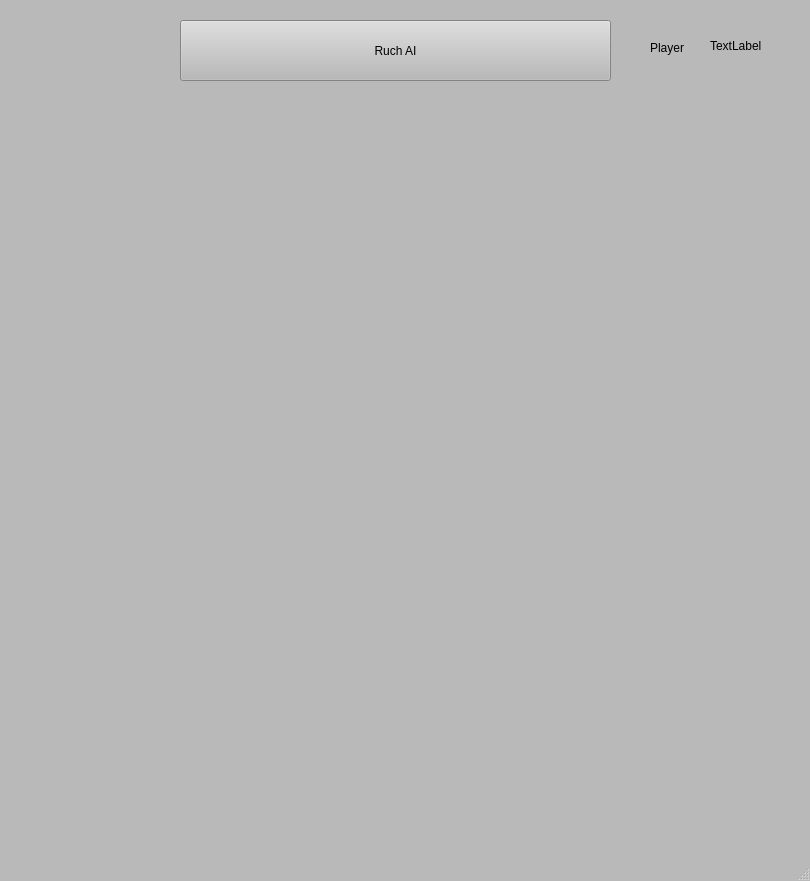
<?xml version="1.0" encoding="UTF-8"?>
<ui version="4.0">
 <class>MainWindow</class>
 <widget class="QMainWindow" name="MainWindow">
  <property name="geometry">
   <rect>
    <x>0</x>
    <y>0</y>
    <width>810</width>
    <height>881</height>
   </rect>
  </property>
  <property name="palette">
   <palette>
    <active>
     <colorrole role="WindowText">
      <brush brushstyle="SolidPattern">
       <color alpha="255">
        <red>0</red>
        <green>0</green>
        <blue>0</blue>
       </color>
      </brush>
     </colorrole>
     <colorrole role="Button">
      <brush brushstyle="SolidPattern">
       <color alpha="255">
        <red>185</red>
        <green>185</green>
        <blue>185</blue>
       </color>
      </brush>
     </colorrole>
     <colorrole role="Light">
      <brush brushstyle="SolidPattern">
       <color alpha="255">
        <red>255</red>
        <green>255</green>
        <blue>255</blue>
       </color>
      </brush>
     </colorrole>
     <colorrole role="Midlight">
      <brush brushstyle="SolidPattern">
       <color alpha="255">
        <red>220</red>
        <green>220</green>
        <blue>220</blue>
       </color>
      </brush>
     </colorrole>
     <colorrole role="Dark">
      <brush brushstyle="SolidPattern">
       <color alpha="255">
        <red>92</red>
        <green>92</green>
        <blue>92</blue>
       </color>
      </brush>
     </colorrole>
     <colorrole role="Mid">
      <brush brushstyle="SolidPattern">
       <color alpha="255">
        <red>123</red>
        <green>123</green>
        <blue>123</blue>
       </color>
      </brush>
     </colorrole>
     <colorrole role="Text">
      <brush brushstyle="SolidPattern">
       <color alpha="255">
        <red>0</red>
        <green>0</green>
        <blue>0</blue>
       </color>
      </brush>
     </colorrole>
     <colorrole role="BrightText">
      <brush brushstyle="SolidPattern">
       <color alpha="255">
        <red>255</red>
        <green>255</green>
        <blue>255</blue>
       </color>
      </brush>
     </colorrole>
     <colorrole role="ButtonText">
      <brush brushstyle="SolidPattern">
       <color alpha="255">
        <red>0</red>
        <green>0</green>
        <blue>0</blue>
       </color>
      </brush>
     </colorrole>
     <colorrole role="Base">
      <brush brushstyle="SolidPattern">
       <color alpha="255">
        <red>255</red>
        <green>255</green>
        <blue>255</blue>
       </color>
      </brush>
     </colorrole>
     <colorrole role="Window">
      <brush brushstyle="SolidPattern">
       <color alpha="255">
        <red>185</red>
        <green>185</green>
        <blue>185</blue>
       </color>
      </brush>
     </colorrole>
     <colorrole role="Shadow">
      <brush brushstyle="SolidPattern">
       <color alpha="255">
        <red>0</red>
        <green>0</green>
        <blue>0</blue>
       </color>
      </brush>
     </colorrole>
     <colorrole role="AlternateBase">
      <brush brushstyle="SolidPattern">
       <color alpha="255">
        <red>220</red>
        <green>220</green>
        <blue>220</blue>
       </color>
      </brush>
     </colorrole>
     <colorrole role="ToolTipBase">
      <brush brushstyle="SolidPattern">
       <color alpha="255">
        <red>255</red>
        <green>255</green>
        <blue>220</blue>
       </color>
      </brush>
     </colorrole>
     <colorrole role="ToolTipText">
      <brush brushstyle="SolidPattern">
       <color alpha="255">
        <red>0</red>
        <green>0</green>
        <blue>0</blue>
       </color>
      </brush>
     </colorrole>
     <colorrole role="PlaceholderText">
      <brush brushstyle="SolidPattern">
       <color alpha="128">
        <red>0</red>
        <green>0</green>
        <blue>0</blue>
       </color>
      </brush>
     </colorrole>
    </active>
    <inactive>
     <colorrole role="WindowText">
      <brush brushstyle="SolidPattern">
       <color alpha="255">
        <red>0</red>
        <green>0</green>
        <blue>0</blue>
       </color>
      </brush>
     </colorrole>
     <colorrole role="Button">
      <brush brushstyle="SolidPattern">
       <color alpha="255">
        <red>185</red>
        <green>185</green>
        <blue>185</blue>
       </color>
      </brush>
     </colorrole>
     <colorrole role="Light">
      <brush brushstyle="SolidPattern">
       <color alpha="255">
        <red>255</red>
        <green>255</green>
        <blue>255</blue>
       </color>
      </brush>
     </colorrole>
     <colorrole role="Midlight">
      <brush brushstyle="SolidPattern">
       <color alpha="255">
        <red>220</red>
        <green>220</green>
        <blue>220</blue>
       </color>
      </brush>
     </colorrole>
     <colorrole role="Dark">
      <brush brushstyle="SolidPattern">
       <color alpha="255">
        <red>92</red>
        <green>92</green>
        <blue>92</blue>
       </color>
      </brush>
     </colorrole>
     <colorrole role="Mid">
      <brush brushstyle="SolidPattern">
       <color alpha="255">
        <red>123</red>
        <green>123</green>
        <blue>123</blue>
       </color>
      </brush>
     </colorrole>
     <colorrole role="Text">
      <brush brushstyle="SolidPattern">
       <color alpha="255">
        <red>0</red>
        <green>0</green>
        <blue>0</blue>
       </color>
      </brush>
     </colorrole>
     <colorrole role="BrightText">
      <brush brushstyle="SolidPattern">
       <color alpha="255">
        <red>255</red>
        <green>255</green>
        <blue>255</blue>
       </color>
      </brush>
     </colorrole>
     <colorrole role="ButtonText">
      <brush brushstyle="SolidPattern">
       <color alpha="255">
        <red>0</red>
        <green>0</green>
        <blue>0</blue>
       </color>
      </brush>
     </colorrole>
     <colorrole role="Base">
      <brush brushstyle="SolidPattern">
       <color alpha="255">
        <red>255</red>
        <green>255</green>
        <blue>255</blue>
       </color>
      </brush>
     </colorrole>
     <colorrole role="Window">
      <brush brushstyle="SolidPattern">
       <color alpha="255">
        <red>185</red>
        <green>185</green>
        <blue>185</blue>
       </color>
      </brush>
     </colorrole>
     <colorrole role="Shadow">
      <brush brushstyle="SolidPattern">
       <color alpha="255">
        <red>0</red>
        <green>0</green>
        <blue>0</blue>
       </color>
      </brush>
     </colorrole>
     <colorrole role="AlternateBase">
      <brush brushstyle="SolidPattern">
       <color alpha="255">
        <red>220</red>
        <green>220</green>
        <blue>220</blue>
       </color>
      </brush>
     </colorrole>
     <colorrole role="ToolTipBase">
      <brush brushstyle="SolidPattern">
       <color alpha="255">
        <red>255</red>
        <green>255</green>
        <blue>220</blue>
       </color>
      </brush>
     </colorrole>
     <colorrole role="ToolTipText">
      <brush brushstyle="SolidPattern">
       <color alpha="255">
        <red>0</red>
        <green>0</green>
        <blue>0</blue>
       </color>
      </brush>
     </colorrole>
     <colorrole role="PlaceholderText">
      <brush brushstyle="SolidPattern">
       <color alpha="128">
        <red>0</red>
        <green>0</green>
        <blue>0</blue>
       </color>
      </brush>
     </colorrole>
    </inactive>
    <disabled>
     <colorrole role="WindowText">
      <brush brushstyle="SolidPattern">
       <color alpha="255">
        <red>92</red>
        <green>92</green>
        <blue>92</blue>
       </color>
      </brush>
     </colorrole>
     <colorrole role="Button">
      <brush brushstyle="SolidPattern">
       <color alpha="255">
        <red>185</red>
        <green>185</green>
        <blue>185</blue>
       </color>
      </brush>
     </colorrole>
     <colorrole role="Light">
      <brush brushstyle="SolidPattern">
       <color alpha="255">
        <red>255</red>
        <green>255</green>
        <blue>255</blue>
       </color>
      </brush>
     </colorrole>
     <colorrole role="Midlight">
      <brush brushstyle="SolidPattern">
       <color alpha="255">
        <red>220</red>
        <green>220</green>
        <blue>220</blue>
       </color>
      </brush>
     </colorrole>
     <colorrole role="Dark">
      <brush brushstyle="SolidPattern">
       <color alpha="255">
        <red>92</red>
        <green>92</green>
        <blue>92</blue>
       </color>
      </brush>
     </colorrole>
     <colorrole role="Mid">
      <brush brushstyle="SolidPattern">
       <color alpha="255">
        <red>123</red>
        <green>123</green>
        <blue>123</blue>
       </color>
      </brush>
     </colorrole>
     <colorrole role="Text">
      <brush brushstyle="SolidPattern">
       <color alpha="255">
        <red>92</red>
        <green>92</green>
        <blue>92</blue>
       </color>
      </brush>
     </colorrole>
     <colorrole role="BrightText">
      <brush brushstyle="SolidPattern">
       <color alpha="255">
        <red>255</red>
        <green>255</green>
        <blue>255</blue>
       </color>
      </brush>
     </colorrole>
     <colorrole role="ButtonText">
      <brush brushstyle="SolidPattern">
       <color alpha="255">
        <red>92</red>
        <green>92</green>
        <blue>92</blue>
       </color>
      </brush>
     </colorrole>
     <colorrole role="Base">
      <brush brushstyle="SolidPattern">
       <color alpha="255">
        <red>185</red>
        <green>185</green>
        <blue>185</blue>
       </color>
      </brush>
     </colorrole>
     <colorrole role="Window">
      <brush brushstyle="SolidPattern">
       <color alpha="255">
        <red>185</red>
        <green>185</green>
        <blue>185</blue>
       </color>
      </brush>
     </colorrole>
     <colorrole role="Shadow">
      <brush brushstyle="SolidPattern">
       <color alpha="255">
        <red>0</red>
        <green>0</green>
        <blue>0</blue>
       </color>
      </brush>
     </colorrole>
     <colorrole role="AlternateBase">
      <brush brushstyle="SolidPattern">
       <color alpha="255">
        <red>185</red>
        <green>185</green>
        <blue>185</blue>
       </color>
      </brush>
     </colorrole>
     <colorrole role="ToolTipBase">
      <brush brushstyle="SolidPattern">
       <color alpha="255">
        <red>255</red>
        <green>255</green>
        <blue>220</blue>
       </color>
      </brush>
     </colorrole>
     <colorrole role="ToolTipText">
      <brush brushstyle="SolidPattern">
       <color alpha="255">
        <red>0</red>
        <green>0</green>
        <blue>0</blue>
       </color>
      </brush>
     </colorrole>
     <colorrole role="PlaceholderText">
      <brush brushstyle="SolidPattern">
       <color alpha="128">
        <red>0</red>
        <green>0</green>
        <blue>0</blue>
       </color>
      </brush>
     </colorrole>
    </disabled>
   </palette>
  </property>
  <property name="windowTitle">
   <string>MainWindow</string>
  </property>
  <widget class="QWidget" name="centralwidget">
   <widget class="QWidget" name="gridLayoutWidget">
    <property name="geometry">
     <rect>
      <x>20</x>
      <y>100</y>
      <width>761</width>
      <height>721</height>
     </rect>
    </property>
    <layout class="QGridLayout" name="gridLayout" rowstretch="0">
     <property name="spacing">
      <number>1</number>
     </property>
    </layout>
   </widget>
   <widget class="QWidget" name="gridLayoutWidget_2">
    <property name="geometry">
     <rect>
      <x>180</x>
      <y>20</y>
      <width>431</width>
      <height>61</height>
     </rect>
    </property>
    <layout class="QGridLayout" name="gridLayout_2">
     <item row="0" column="0">
      <widget class="QPushButton" name="pushButton">
       <property name="sizePolicy">
        <sizepolicy hsizetype="Minimum" vsizetype="Minimum">
         <horstretch>0</horstretch>
         <verstretch>0</verstretch>
        </sizepolicy>
       </property>
       <property name="text">
        <string>Ruch AI</string>
       </property>
      </widget>
     </item>
    </layout>
   </widget>
   <widget class="QLabel" name="label">
    <property name="geometry">
     <rect>
      <x>650</x>
      <y>30</y>
      <width>51</width>
      <height>36</height>
     </rect>
    </property>
    <property name="text">
     <string>Player</string>
    </property>
   </widget>
   <widget class="QLabel" name="label_nextMove">
    <property name="geometry">
     <rect>
      <x>710</x>
      <y>10</y>
      <width>71</width>
      <height>71</height>
     </rect>
    </property>
    <property name="text">
     <string>TextLabel</string>
    </property>
   </widget>
  </widget>
  <widget class="QMenuBar" name="menubar">
   <property name="geometry">
    <rect>
     <x>0</x>
     <y>0</y>
     <width>810</width>
     <height>25</height>
    </rect>
   </property>
  </widget>
  <widget class="QStatusBar" name="statusbar"/>
 </widget>
 <resources/>
 <connections/>
</ui>
